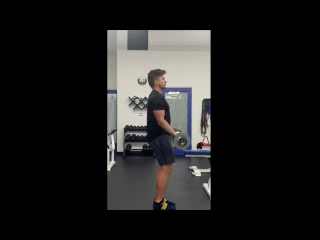
#> input picture frame 13 of assets/converted_videos/hammer_curl.mp4, 320 x 240 px, given in place of the camera
$ python step1_check_env.py
#> lines starting #> are read from the running program, lines starting #| are printed output that depends on the picture
### experiments/hpe_comparison/config.py
"""
config.py — 실험 전역 설정
─────────────────────────────
경로·해상도·모델 파라미터 등을 한 곳에서 관리합니다.
실험 조건을 바꾸고 싶으면 이 파일만 수정하세요.
"""
from __future__ import annotations

import os
from pathlib import Path
from typing import List, Dict, Optional

# ─────────────────────────────────────────────
# 1) 경로 설정
# ─────────────────────────────────────────────
ROOT_DIR = Path(__file__).resolve().parent          # experiments/hpe_comparison/
PROJECT_DIR = ROOT_DIR.parent.parent                # VR-Based-Real-Time-Agent/

# 입력 영상 폴더 (여기에 테스트 영상 넣으세요)
INPUT_VIDEO_DIR = ROOT_DIR / "input_videos"
INPUT_VIDEO_DIR.mkdir(exist_ok=True)

# 결과 저장 폴더
OUTPUT_DIR = ROOT_DIR / "results"
OUTPUT_DIR.mkdir(exist_ok=True)

RAW_DIR = OUTPUT_DIR / "raw"        # 프레임별 keypoint CSV
RAW_DIR.mkdir(exist_ok=True)

CHART_DIR = OUTPUT_DIR / "charts"   # 시각화 이미지
CHART_DIR.mkdir(exist_ok=True)

REPORT_DIR = OUTPUT_DIR / "report"  # 최종 리포트
REPORT_DIR.mkdir(exist_ok=True)

# ─────────────────────────────────────────────
# 2) 영상 설정
# ─────────────────────────────────────────────
# 분석할 영상 리스트 (자동 스캔 or 수동 지정)
# 비워두면 INPUT_VIDEO_DIR 내 모든 .mp4/.avi 를 자동 수집
VIDEO_FILES: List[str] = []

# 영상 태그: 정적(static) / 동적(dynamic) 구분
# 형식 → {"파일이름.mp4": "static", "squat.mp4": "dynamic"}
# 태그가 없는 영상은 "dynamic" 으로 간주
VIDEO_TAGS: Dict[str, str] = {}

# 처리 해상도 (모델 입력 전처리)
FRAME_WIDTH = 640       # 넓이 (원본 유지하려면 None)
FRAME_HEIGHT = 480      # 높이 (원본 유지하려면 None)

# 웜업 프레임 수 (처음 N프레임은 측정에서 제외)
WARMUP_FRAMES = 30

# ─────────────────────────────────────────────
# 3) 모델 설정
# ─────────────────────────────────────────────
MODELS_TO_RUN = [
    "mediapipe",
    "movenet_lightning",
    "movenet_thunder",
    # "mmpose",            # 설치했을 때만 주석 해제
]

# MediaPipe 설정
MEDIAPIPE_COMPLEXITY = 1    # 0=Lite, 1=Full, 2=Heavy
MEDIAPIPE_MIN_DETECTION = 0.5
MEDIAPIPE_MIN_TRACKING = 0.5

# MoveNet TFHub URL
MOVENET_LIGHTNING_URL = (
    "https://tfhub.dev/google/movenet/singlepose/lightning/4"
)
MOVENET_THUNDER_URL = (
    "https://tfhub.dev/google/movenet/singlepose/thunder/4"
)

# MoveNet 입력 크기 (모델 고정)
MOVENET_LIGHTNING_SIZE = 192
MOVENET_THUNDER_SIZE = 256

# MMPose 설정 (선택)
MMPOSE_MODEL = "rtmpose-m"  # rtmpose-s / rtmpose-m / rtmpose-l

# ─────────────────────────────────────────────
# 4) 공통 키포인트 매핑 (17-COCO 기준)
# ─────────────────────────────────────────────
COCO_KEYPOINT_NAMES = [
    "nose", "left_eye", "right_eye", "left_ear", "right_ear",
    "left_shoulder", "right_shoulder", "left_elbow", "right_elbow",
    "left_wrist", "right_wrist", "left_hip", "right_hip",
    "left_knee", "right_knee", "left_ankle", "right_ankle",
]

# MediaPipe 33 → COCO 17 인덱스 매핑
MEDIAPIPE_TO_COCO = {
    0: 0,   # nose
    2: 1,   # left_eye_inner → left_eye
    5: 2,   # right_eye_inner → right_eye
    7: 3,   # left_ear
    8: 4,   # right_ear
    11: 5,  # left_shoulder
    12: 6,  # right_shoulder
    13: 7,  # left_elbow
    14: 8,  # right_elbow
    15: 9,  # left_wrist
    16: 10, # right_wrist
    23: 11, # left_hip
    24: 12, # right_hip
    25: 13, # left_knee
    26: 14, # right_knee
    27: 15, # left_ankle
    28: 16, # right_ankle
}

# ─────────────────────────────────────────────
# 5) Jitter 분석 설정
# ─────────────────────────────────────────────
# 정적 Jitter: 분석에 사용할 주요 관절 인덱스 (COCO 기준)
JITTER_JOINTS = [5, 6, 11, 12, 13, 14, 15, 16]
# → 어깨(5,6), 골반(11,12), 무릎(13,14), 발목(15,16)

# 동적 Jitter: 스무딩 윈도우 (Savitzky-Golay 필터)
SMOOTH_WINDOW = 15   # 홀수
SMOOTH_POLYORDER = 3

# ─────────────────────────────────────────────
# 6) 유틸리티 함수
# ─────────────────────────────────────────────
def get_video_list() -> List[Path]:
    """분석 대상 영상 목록 반환"""
    if VIDEO_FILES:
        return [INPUT_VIDEO_DIR / f for f in VIDEO_FILES]
    exts = {".mp4", ".avi", ".mov", ".mkv", ".webm"}
    vids = sorted(
        p for p in INPUT_VIDEO_DIR.iterdir()
        if p.suffix.lower() in exts
    )
    return vids

def get_video_tag(video_path: Path) -> str:
    """영상의 태그(static/dynamic) 반환"""
    return VIDEO_TAGS.get(video_path.name, "dynamic")

### experiments/hpe_comparison/step1_check_env.py
"""
step1_check_env.py — 환경 점검 & 샘플 영상 생성
──────────────────────────────────────────────────
• 필수 패키지 설치 여부 확인
• 테스트용 영상이 없으면 웹캠으로 간단 녹화 지원
"""

import sys
import importlib
from pathlib import Path

from config import INPUT_VIDEO_DIR, MODELS_TO_RUN, get_video_list


# ─────────────────────────────────────────────────────
# 1) 패키지 설치 확인
# ─────────────────────────────────────────────────────
REQUIRED = {
    "cv2":        "opencv-python",
    "numpy":      "numpy",
    "pandas":     "pandas",
    "matplotlib": "matplotlib",
    "scipy":      "scipy",
    "tqdm":       "tqdm",
    "tabulate":   "tabulate",
}

MODEL_DEPS = {
    "mediapipe":        {"mediapipe": "mediapipe"},
    "movenet_lightning": {"tensorflow": "tensorflow-cpu", "tensorflow_hub": "tensorflow-hub"},
    "movenet_thunder":   {"tensorflow": "tensorflow-cpu", "tensorflow_hub": "tensorflow-hub"},
    "mmpose":           {"mmpose": "mmpose (via openmim)"},
}


def check_packages():
    print("=" * 55)
    print("  📦  패키지 설치 상태 확인")
    print("=" * 55)

    missing = []

    # 기본 패키지
    for mod, pkg in REQUIRED.items():
        try:
            importlib.import_module(mod)
            print(f"  ✅  {pkg}")
        except ImportError:
            print(f"  ❌  {pkg}  ← pip install {pkg}")
            missing.append(pkg)

    # 모델별 패키지
    for model in MODELS_TO_RUN:
        deps = MODEL_DEPS.get(model, {})
        for mod, pkg in deps.items():
            try:
                importlib.import_module(mod)
                print(f"  ✅  {pkg}  (for {model})")
            except ImportError:
                print(f"  ❌  {pkg}  (for {model})  ← 설치 필요")
                missing.append(pkg)

    print()
    if missing:
        print(f"  ⚠️  누락 패키지 {len(missing)}개 — 위 안내대로 설치 후 재실행하세요.")
        return False
    else:
        print("  🎉  모든 패키지 정상!")
        return True


# ─────────────────────────────────────────────────────
# 2) 입력 영상 확인
# ─────────────────────────────────────────────────────
def check_videos():
    print()
    print("=" * 55)
    print("  🎬  입력 영상 확인")
    print("=" * 55)

    videos = get_video_list()
    if videos:
        print(f"  발견된 영상 {len(videos)}개:")
        for v in videos:
            print(f"    • {v.name}")
        return True
    else:
        print(f"  ⚠️  입력 영상이 없습니다!")
        print(f"      → {INPUT_VIDEO_DIR} 폴더에 .mp4 파일을 넣어주세요.")
        print()
        ans = input("  웹캠으로 테스트 영상을 녹화할까요? (y/n): ").strip().lower()
#> the answer given: y
        if ans == "y":
            record_sample_videos()
            return True
        return False


# ─────────────────────────────────────────────────────
# 3) 웹캠 녹화 (선택)
# ─────────────────────────────────────────────────────
def record_sample_videos():
    """간단한 웹캠 녹화: 정적(5초) + 동적(15초) 영상"""
    import cv2

    cap = cv2.VideoCapture(0)
    if not cap.isOpened():
        print("  ❌  웹캠을 열 수 없습니다.")
        return

    w = int(cap.get(cv2.CAP_PROP_FRAME_WIDTH))
    h = int(cap.get(cv2.CAP_PROP_FRAME_HEIGHT))
    fps = cap.get(cv2.CAP_PROP_FPS) or 30.0
    fourcc = cv2.VideoWriter_fourcc(*"mp4v")

    sessions = [
        ("static_pose.mp4", 5,  "정지 자세를 5초간 유지하세요 (예: 차렷)"),
        ("dynamic_squat.mp4", 15, "스쿼트를 천천히 반복하세요 (15초)"),
    ]

    for filename, duration, instruction in sessions:
        out_path = INPUT_VIDEO_DIR / filename
        writer = cv2.VideoWriter(str(out_path), fourcc, fps, (w, h))

        print()
        print(f"  📹  [{filename}] {instruction}")
        print(f"       SPACE 로 녹화 시작 / 자동으로 {duration}초 후 종료")
        print(f"       (ESC 로 건너뛰기)")

        # 대기 루프
        recording = False
        frame_count = 0
        max_frames = int(fps * duration)

        while True:
            ret, frame = cap.read()
            if not ret:
                break

            display = frame.copy()
            if recording:
                remaining = duration - frame_count / fps
                cv2.putText(display, f"REC  {remaining:.1f}s",
                            (20, 40), cv2.FONT_HERSHEY_SIMPLEX,
                            1.0, (0, 0, 255), 2)
                writer.write(frame)
                frame_count += 1
                if frame_count >= max_frames:
                    break
            else:
                cv2.putText(display, "SPACE to start / ESC to skip",
                            (20, 40), cv2.FONT_HERSHEY_SIMPLEX,
                            0.7, (0, 255, 0), 2)

            cv2.imshow("HPE Recorder", display)
            key = cv2.waitKey(1) & 0xFF
            if key == 27:  # ESC
                break
            if key == 32 and not recording:  # SPACE
                recording = True

        writer.release()
        if frame_count > 0:
            print(f"  💾  저장: {out_path}  ({frame_count} frames)")
        else:
            out_path.unlink(missing_ok=True)
            print(f"  ⏭️  건너뜀")
#> this loop made 2 passes; (key Esc is pressed on pass 1)
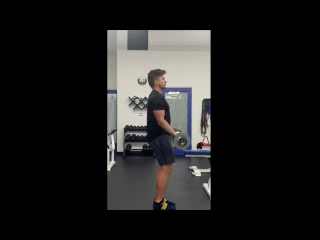
#> input picture frame 13 of assets/converted_videos/hammer_curl.mp4, 320 x 240 px, given in place of the camera
#> pass 1, in record_sample_videos, `cv2.imshow("HPE Recorder", display)`:
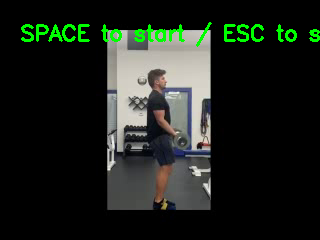
#> window 'HPE Recorder': shape (240, 320, 3); mean B, G, R 28.2, 34.8, 29.3
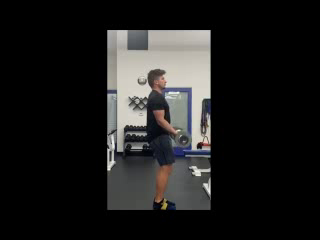
#> input picture frame 14 of assets/converted_videos/hammer_curl.mp4, 320 x 240 px, given in place of the camera
#> pass 2, in record_sample_videos, `cv2.imshow("HPE Recorder", display)`:
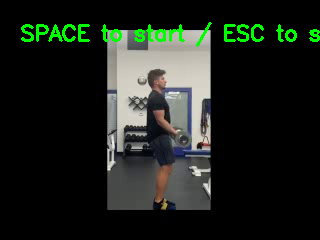
#> window 'HPE Recorder': shape (240, 320, 3); mean B, G, R 28.2, 34.8, 29.3
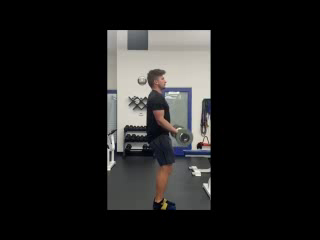
#> input picture frame 15 of assets/converted_videos/hammer_curl.mp4, 320 x 240 px, given in place of the camera
#> pass 2, in record_sample_videos, `cv2.imshow("HPE Recorder", display)`:
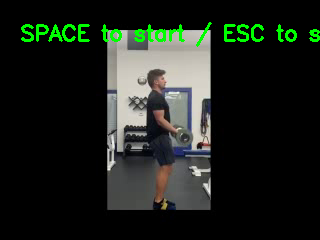
#> window 'HPE Recorder': shape (240, 320, 3); mean B, G, R 28.2, 34.7, 29.2
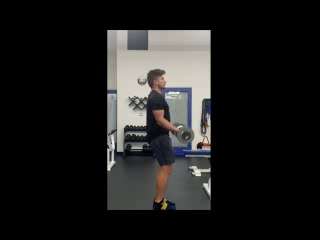
#> input picture frame 16 of assets/converted_videos/hammer_curl.mp4, 320 x 240 px, given in place of the camera
#> pass 2, in record_sample_videos, `cv2.imshow("HPE Recorder", display)`:
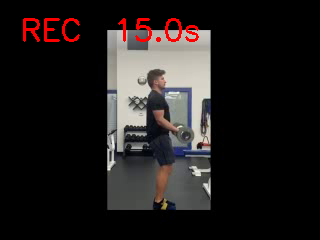
#> window 'HPE Recorder': shape (240, 320, 3); mean B, G, R 28.5, 29.1, 33.2
#> frame is the input picture: shape (240, 320, 3); mean B, G, R 29.1, 29.8, 30.2

    cap.release()
    cv2.destroyAllWindows()

    # config.py 에 태그 자동 세팅 안내
    print()
    print("  ℹ️  config.py 의 VIDEO_TAGS 에 아래를 추가하면 분석이 더 정확합니다:")
    print('      VIDEO_TAGS = {"static_pose.mp4": "static", "dynamic_squat.mp4": "dynamic"}')


# ─────────────────────────────────────────────────────
# 메인
# ─────────────────────────────────────────────────────
def main():
    print()
    print("╔══════════════════════════════════════════════╗")
    print("║   Step 1: 환경 점검 & 데이터 준비            ║")
    print("╚══════════════════════════════════════════════╝")
    print()

    ok_pkg = check_packages()
    ok_vid = check_videos()

    print()
    print("─" * 55)
    if ok_pkg and ok_vid:
        print("  ✅  환경 준비 완료! → python step2_run_inference.py")
    else:
        print("  ⚠️  위 문제를 해결한 후 다시 실행해주세요.")
    print("─" * 55)


if __name__ == "__main__":
    main()

$ run again, starting later in the video
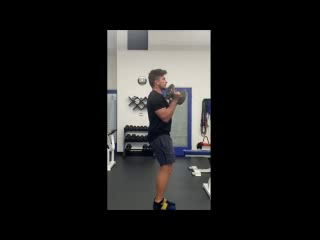
#> input picture frame 62 of assets/converted_videos/hammer_curl.mp4, 320 x 240 px, given in place of the camera
#> the loop in record_sample_videos, `for filename, duration, instruction in sessions:` made 2 passes; (key Esc is pressed on pass 1)
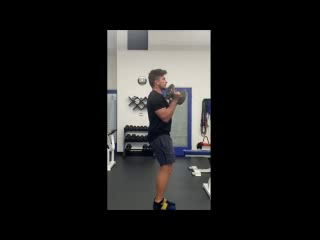
#> input picture frame 62 of assets/converted_videos/hammer_curl.mp4, 320 x 240 px, given in place of the camera
#> pass 1, in record_sample_videos, `cv2.imshow("HPE Recorder", display)`:
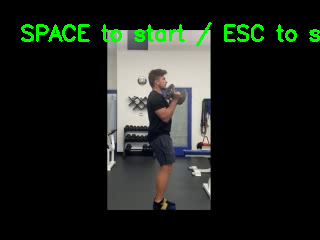
#> window 'HPE Recorder': shape (240, 320, 3); mean B, G, R 28.6, 35.2, 29.7
#> pass 2, in record_sample_videos, `cv2.imshow("HPE Recorder", display)`:
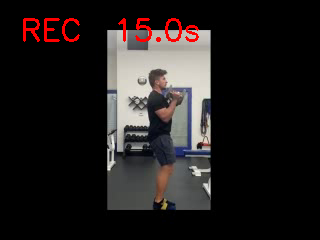
#> window 'HPE Recorder': shape (240, 320, 3); mean B, G, R 29.1, 29.6, 33.8
